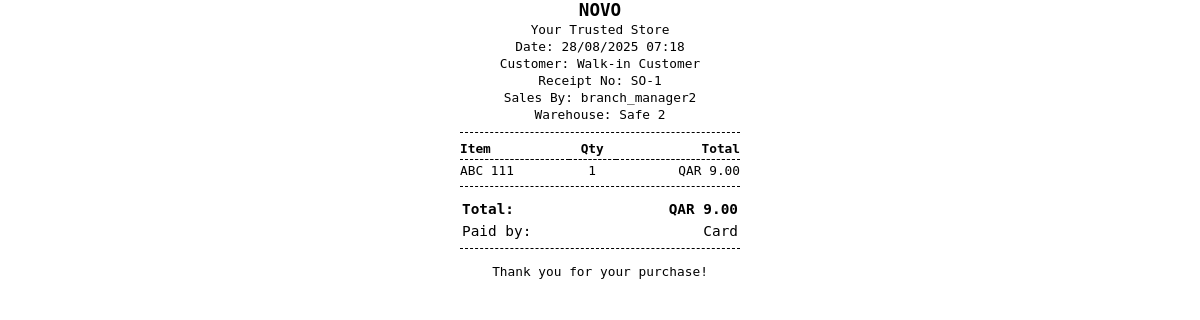
Screenshot of /pos/receipt/1/ (signed in) with the database file from the repository.
### sales/models.py (models this page shows, shortened)
class SalesOrder(models.Model):
    customer = models.ForeignKey('partners.Customer', on_delete=models.SET_NULL, null=True, blank=True)
    order_date = models.DateTimeField(default=timezone.now)
    user = models.ForeignKey(
        settings.AUTH_USER_MODEL,
        on_delete=models.SET_NULL,
        null=True,
        blank=True,
        help_text="The user who created the sales order."
    )
    warehouse = models.ForeignKey(
        Warehouse,
        on_delete=models.SET_NULL,
        null=True,
        blank=True,
        help_text="The branch/warehouse from which the sale was made."
    )
    expected_delivery_date = models.DateField(null=True, blank=True)
    STATUS_CHOICES = [
        ('draft', 'Draft'),
        ('confirmed', 'Confirmed'),
        ('delivered', 'Delivered'),
        ('cancelled', 'Cancelled')
    ]
    status = models.CharField(max_length=20, choices=STATUS_CHOICES, default='draft')
    notes = models.TextField(blank=True, null=True)
    total_amount = models.DecimalField(max_digits=10, decimal_places=2, default=0.00)
    payment_method = models.CharField(max_length=20, default='cash')
    amount_tendered = models.DecimalField(max_digits=10, decimal_places=2, null=True, blank=True)
    change_due = models.DecimalField(max_digits=10, decimal_places=2, null=True, blank=True)
    created_at = models.DateTimeField(auto_now_add=True)
    updated_at = models.DateTimeField(auto_now=True)
    class Meta:
        db_table = 'inventory_salesorder'

class SalesOrderItem(models.Model):
    sales_order = models.ForeignKey(SalesOrder, related_name='items', on_delete=models.CASCADE)
    product = models.ForeignKey('products.Product', on_delete=models.CASCADE)
    quantity = models.PositiveIntegerField()
    unit_price = models.DecimalField(max_digits=10, decimal_places=2)
    cost_price = models.DecimalField(
        max_digits=10,
        decimal_places=2,
        null=True,
        blank=True,
        help_text="Cost of the product at the time of sale."
    )
    quantity_fulfilled = models.PositiveIntegerField(default=0)
    lot_serial = models.ForeignKey(
        LotSerialNumber,
        on_delete=models.SET_NULL,
        null=True,
        blank=True,
        help_text="The specific lot this item was sold from."
    )
    @property
    def subtotal(self):
        return self.quantity * self.unit_price
    class Meta:
        db_table = 'inventory_salesorderitem'

### accounts/models.py (models this page shows, shortened)
class User(AbstractUser):
    warehouse = models.ForeignKey(
        Warehouse,
        on_delete=models.SET_NULL,
        null=True,
        blank=True,
        related_name='users', # এই গুদামের সাথে যুক্ত ইউজারদের সহজে খুঁজে পাওয়ার জন্য
        verbose_name="Assigned Warehouse" # অ্যাডমিন প্যানেলে প্রদর্শনের জন্য
    )
    class Meta:
        verbose_name = "User"
        verbose_name_plural = "Users"

### stock/models.py (models this page shows, shortened)
class Warehouse(models.Model):
    name = models.CharField(max_length=100, unique=True)
    address = models.TextField(blank=True, null=True)
    created_at = models.DateTimeField(auto_now_add=True)
    updated_at = models.DateTimeField(auto_now=True)
    class Meta:
        db_table = 'inventory_warehouse'

### products/models.py (models this page shows, shortened)
class Product(models.Model):
    TRACKING_CHOICES = [
        ('none', 'Not Tracked'),
        ('lot', 'By Lots/Batches'),
        ('serial', 'By Serial Numbers'),
    ]
    tracking_method = models.CharField(max_length=10, choices=TRACKING_CHOICES, default='none', verbose_name="Tracking Method")
    product_code = models.CharField(max_length=100, unique=True, blank=True, null=True, verbose_name="Product Code/SKU")
    name = models.CharField(max_length=200, unique=True)
    category = models.ForeignKey(Category, on_delete=models.SET_NULL, null=True, blank=True)
    brand = models.ForeignKey(Brand, on_delete=models.SET_NULL, null=True, blank=True)
    supplier = models.ForeignKey('partners.Supplier', on_delete=models.SET_NULL, null=True, blank=True, related_name='products_supplied')
    description = models.TextField(blank=True, null=True)
    price = models.DecimalField(max_digits=10, decimal_places=2, help_text="Default Purchase Price")
    sale_price = models.DecimalField(max_digits=10, decimal_places=2, default=0.00)
    cost_price = models.DecimalField(
        max_digits=10,
        decimal_places=2,
        default=0.00,
        help_text="The actual cost of acquiring the product."
    )
    min_stock_level = models.PositiveIntegerField(default=5)
    image = models.ImageField(upload_to='product_images/', blank=True, null=True)
    barcode = models.ImageField(upload_to='barcodes/', blank=True, null=True, verbose_name="Barcode Image")
    unit_of_measure = models.ForeignKey(UnitOfMeasure, on_delete=models.SET_NULL, null=True, blank=True, related_name='products_by_uom')
    purchase_unit_of_measure = models.ForeignKey(UnitOfMeasure, on_delete=models.SET_NULL, null=True, blank=True, related_name='products_by_purchase_uom')
    sale_unit_of_measure = models.ForeignKey(UnitOfMeasure, on_delete=models.SET_NULL, null=True, blank=True, related_name='products_by_sale_uom')
    STATUS_CHOICES = [('in_stock', 'In Stock'), ('low_stock', 'Low Stock'), ('out_of_stock', 'Out of Stock')]
    status = models.CharField(max_length=20, choices=STATUS_CHOICES, default='out_of_stock')
    is_active = models.BooleanField(default=True)
    created_at = models.DateTimeField(auto_now_add=True)
    updated_at = models.DateTimeField(auto_now=True)
    class Meta:
        db_table = 'inventory_product'
        verbose_name_plural = "Products"

### pos/views.py (the view)
# urls.py: path('receipt/<int:order_id>/', views.pos_receipt_view, name='pos_receipt_view'),
@login_required
def pos_receipt_view(request, order_id):
    order = get_object_or_404(SalesOrder, id=order_id)
    context = {'order': order, 'DEFAULT_CURRENCY_SYMBOL': DEFAULT_CURRENCY_SYMBOL}
    return render(request, 'pos/pos_receipt.html', context)

### pos/templates/pos/pos_receipt.html (shortened to what this page needs)
<!DOCTYPE html>
<html lang="en">
<head>
</head>
<body>
    <div class="receipt-content">
        <div class="receipt-header">
            <h4>NOVO</h4>
            <p>Your Trusted Store</p>
            <p>Date: {{ order.order_date|date:"d/m/Y H:i" }}</p>
            <p>Customer: {{ order.customer.name|default:"Walk-in Customer" }}</p>
            <p>Receipt No: SO-{{ order.id }}</p>
            {% if order.user %}<p>Sales By: {{ order.user.username }}</p>{% endif %}
            {% if order.warehouse %}<p>Warehouse: {{ order.warehouse.name }}</p>{% endif %}
        </div>
        <hr class="dashed">
        <table class="item-list">
            <thead>
                <tr>
                    <th class="item-name">Item</th>
                    <th class="item-qty">Qty</th>
                    <th class="item-price">Total</th>
                </tr>
            </thead>
            <tbody>
                {% for item in order.items.all %}
                <tr>
                    <td class="item-name">{{ item.product.name }}</td>
                    <td class="item-qty">{{ item.quantity }}</td>
                    <td class="item-price">{{ DEFAULT_CURRENCY_SYMBOL }} {{ item.subtotal|floatformat:2 }}</td>
                </tr>
                {% endfor %}
            </tbody>
        </table>
        <hr class="dashed">
        <table class="totals-table">
            <tr>
                <td class="label"><strong>Total:</strong></td>
                <td class="value"><strong>{{ DEFAULT_CURRENCY_SYMBOL }} {{ order.total_amount|floatformat:2 }}</strong></td>
            </tr>
            {% if order.payment_method == 'cash' %}
            <tr>
                <td class="label">Cash Tendered:</td>
                <td class="value">{{ DEFAULT_CURRENCY_SYMBOL }} {{ order.amount_tendered|floatformat:2 }}</td>
            </tr>
            <tr>
                <td class="label">Change Due:</td>
                <td class="value">{{ DEFAULT_CURRENCY_SYMBOL }} {{ order.change_due|floatformat:2 }}</td>
            </tr>
            {% else %}
            <tr>
                <td class="label">Paid by:</td>
                <td class="value">{{ order.payment_method|capfirst }}</td>
            </tr>
            {% endif %}
        </table>
        <hr class="dashed">
        <p class="thank-you">Thank you for your purchase!</p>
    </div>
</body>
</html>

### pos/templates/pos/pos_receipt.html (style rules this page uses)
body { font-family: 'monospace', 'Courier New', Courier; width: 280px; margin: 0 auto; color: #000; font-size: 10pt; }
.receipt-header { text-align: center; margin-bottom: 10px; }
.receipt-header h4 { margin: 0; font-size: 1.1rem; }
.receipt-header p { margin: 2px 0; font-size: 0.8rem; }
.item-list { width: 100%; border-collapse: collapse; }
.item-list th, .item-list td { padding: 3px 0; font-size: 0.8rem; vertical-align: top; }
.item-list thead th { border-bottom: 1px dashed #000; }
.item-list .item-name { text-align: left; }
.item-list .item-qty { text-align: center; }
.item-list .item-price { text-align: right; }
.totals-table { width: 100%; margin-top: 10px; }
.totals-table td { font-size: 0.9rem; padding: 2px 0; }
.totals-table .label { text-align: left; }
.totals-table .value { text-align: right; }
.thank-you { text-align: center; margin-top: 15px; font-size: 0.8rem; }
hr.dashed { border: 0; border-top: 1px dashed #000; margin: 5px 0; }

### rows the page displays
SalesOrder: order_date "28/08/2025 07:18", customer.name "Walk-in Customer", id "1", user.username "branch_manager2", warehouse.name "Safe 2", total_amount "9.00", payment_method "Card"
SalesOrderItem: product.name "ABC 111", quantity "1", DEFAULT_CURRENCY_SYMBOL "QAR", subtotal "9.00"

### other values shown
{{ DEFAULT_CURRENCY_SYMBOL }} "QAR"
